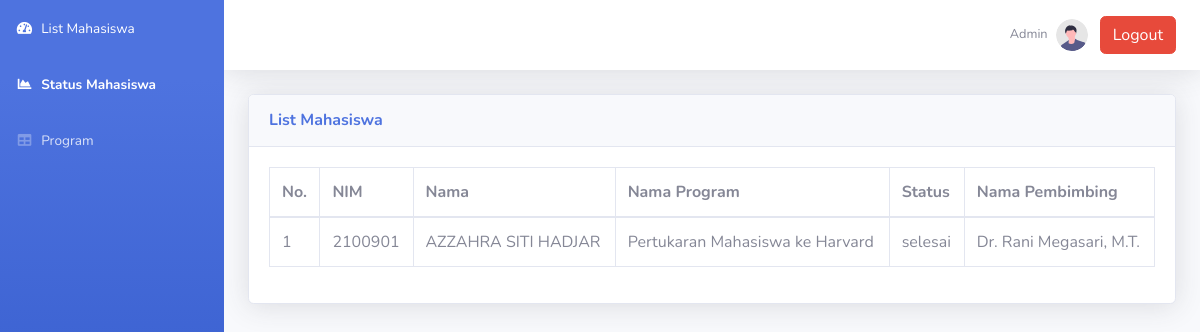
Before: /status.php with the older database file.
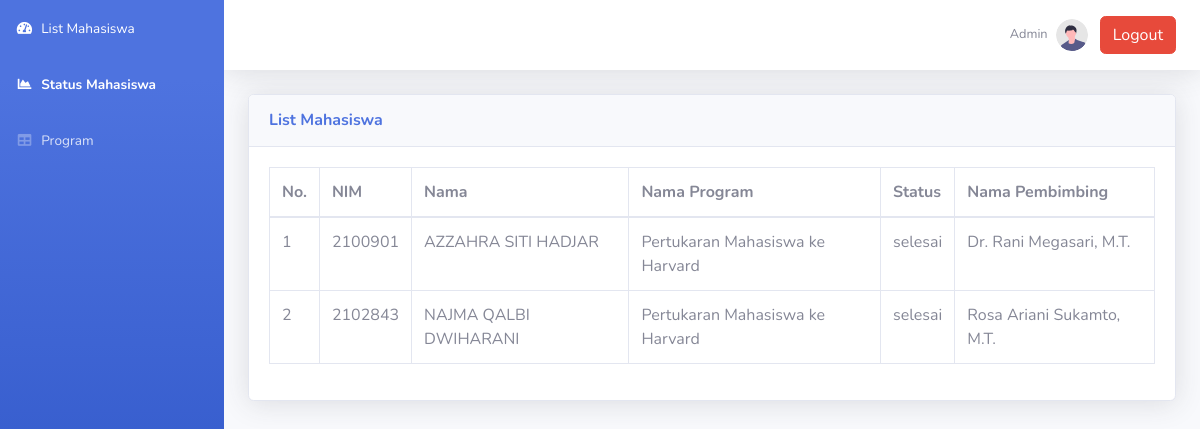
After: the same page with the newer database file.
### tables this page shows
CREATE TABLE `tmahasiswa` (
  `nip` varchar(20) NOT NULL,
  `nim` varchar(10) NOT NULL,
  `nama_mahasiswa` varchar(50) NOT NULL,
  `prodi` varchar(50) NOT NULL,
  `email_mahasiswa` varchar(50) NOT NULL,
  `semester_mahasiswa` int(11) NOT NULL,
  `sks_akumulatif` int(11) DEFAULT 0,
  `sks_sisa_konversi` int(11) DEFAULT 0,
  `sks_dalam_univ` int(11) DEFAULT 20,
  `sks_luar_univ` int(11) DEFAULT 40,
  `ipk_mahasiswa` float NOT NULL,
  `status_mahasiswa` varchar(25) DEFAULT 'belum berpartisipasi'
);

### status.php (the view, shortened to what the changed rows need)
<!DOCTYPE html>
<html lang="en">
<head>
    <link href="vendor/fontawesome-free/css/all.min.css" rel="stylesheet" type="text/css">
    <link href="css/sb-admin-2.min.css" rel="stylesheet">
</head>
<body id="page-top">
    <div id="wrapper">
        <div id="content-wrapper" class="d-flex flex-column">
            <div id="content">
                <div class="container-fluid">
                    <div class="card shadow mb-4">
                        <div class="card-body">
                        <?php
                        require_once "config.php";
                        $sql = "SELECT tmahasiswa.nim, nama_mahasiswa, nama_program, status, nama_pembimbing from tmahasiswa, tpembimbing, tprogrammbkm, kontrakmbkm where tmahasiswa.nim=kontrakmbkm.nim and tpembimbing.nip=kontrakmbkm.nip_pembimbingmbkm and tprogrammbkm.id_program=kontrakmbkm.id_program group by kontrakmbkm.nim";
                        if($result = mysqli_query($link, $sql)){
                            if(mysqli_num_rows($result) > 0){
                                echo '<div class="table-responsive">';
                                    echo '<table class="table table-bordered" id="dataTable" width="100%" cellspacing="0">';
                                        echo "<thead>";
                                            echo "<tr>";
                                                echo "<th>No.</th>";
                                                echo "<th>NIM</th>";
                                                echo "<th>Nama</th>";
                                                echo "<th>Nama Program</th>";
                                                echo "<th>Status</th>";
                                                echo "<th>Nama Pembimbing</th>";
                                            echo "</tr>";
                                        echo "</thead>";
                                        echo "<tbody>";
                                        $num = 1;
                                        while($row = mysqli_fetch_array($result)){
                                            echo "<tr>";
                                                echo "<td>" . $num++ . "</td>";
                                                echo "<td>" . $row['nim'] . "</td>";
                                                echo "<td>" . $row['nama_mahasiswa'] . "</td>";
                                                echo "<td>" . $row['nama_program'] . "</td>";
                                                echo "<td>" . $row['status'] . "</td>";
                                                echo "<td>" . $row['nama_pembimbing'] . "</td>";
                                            echo "</tr>";
                                        }
                                        echo "</tbody>";
                                    echo "</table>";
                                echo '</div>';
                            } else{
                                echo '<div class="alert alert-danger"><em>List kosong</em></div>';
                            }
                        } else{
                            echo "Oops! Something went wrong. Please try again later.";
                        }
                        ?>
                        </div>
                    </div>
                </div>
            </div>
        </div>
    </div>
</body>
</html>

Changed rows visible on the page:
now on this page (row edited): tmahasiswa: nim "2102843", nama_mahasiswa "NAJMA QALBI DWIHARANI", nama_program "Pertukaran Mahasiswa ke Harvard", status "selesai", nama_pembimbing "Rosa Ariani Sukamto, M.T."
